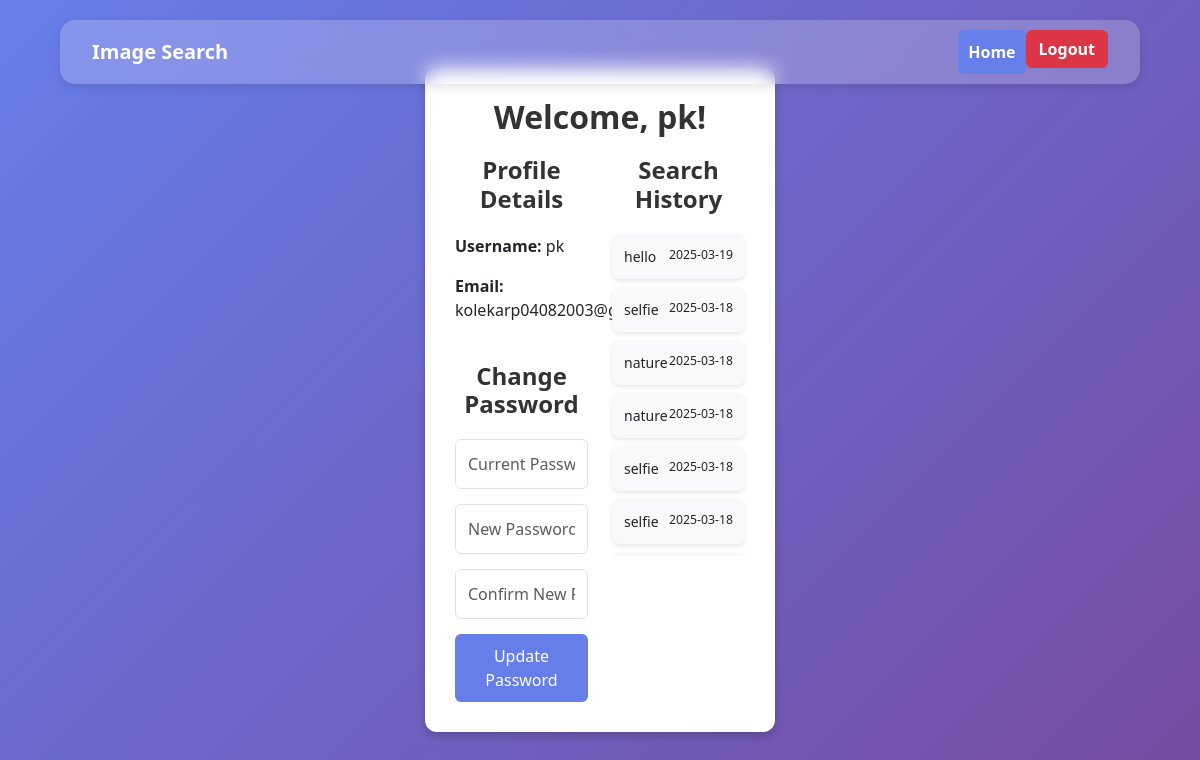
Page /profile.php (signed in) on the committed database.
### tables this page shows
CREATE TABLE `user_details` (
  `username` varchar(20) NOT NULL,
  `email` varchar(40) NOT NULL,
  `password` varchar(255) NOT NULL,
  `verified` int(1) NOT NULL DEFAULT 0
);

CREATE TABLE `history` (
  `username` varchar(20) NOT NULL,
  `hashtag` varchar(20) NOT NULL,
  `search_date` date NOT NULL
);

### profile.php (the view, shortened to what this page needs)
<?php
include 'db_connect.php';
$username = $_SESSION['username'];
$stmt = $conn->prepare("SELECT username, email FROM user_details WHERE username = ?");
$stmt->bind_param("s", $username);
$stmt->execute();
$stmt->bind_result($db_username, $email);
$history_stmt = $conn->prepare("SELECT hashtag, search_date FROM history WHERE username = ? ORDER BY search_date DESC");
$history_stmt->bind_param("s", $username);
$history_stmt->execute();
$history_result = $history_stmt->get_result();
?>
<!DOCTYPE html>
<html lang="en">
<head>
    <link href="https://cdn.jsdelivr.net/npm/bootstrap@5.3.0/dist/css/bootstrap.min.css" rel="stylesheet">
    <link rel="stylesheet" href="assets/css/main.css">
    <link rel="stylesheet" href="assets/css/form_&_bg.css">
</head>
<body>
    <nav class="navbar navbar-expand-lg navbar-dark">
        <div class="container-fluid">
            <a class="navbar-brand" href="#">Image Search</a>
            <div class="collapse navbar-collapse" id="navbarNav">
                <ul class="navbar-nav ms-auto">
                    <li class="nav-item">
                        <a class="btn btn-primary" href="index.php">Home</a>
                    </li>
                    <li class="nav-item">
                        <a class="btn btn-danger" href="logout.php">Logout</a>
                    </li>
                </ul>
            </div>
        </div>
    </nav>
    <div class="container">
        <?php echo "<h2>Welcome, " . htmlspecialchars($db_username) . "!</h2>"; ?>
        <div class="row">
            <div class="col-md-6 profile-section">
                <h4>Profile Details</h4>
                <p><strong>Username:</strong> <?= htmlspecialchars($db_username); ?></p>
                <p><strong>Email:</strong> <?= htmlspecialchars($email); ?></p>
                <h4 class="mt-4">Change Password</h4>
                <form method="post" action="">
                    <div class="form-group">
                        <input type="password" class="form-control" name="current_password"
                            placeholder="Current Password" required>
                    </div>
                    <div class="form-group">
                        <input type="password" class="form-control" name="new_password" placeholder="New Password"
                            required>
                    </div>
                    <div class="form-group">
                        <input type="password" class="form-control" name="confirm_new_password"
                            placeholder="Confirm New Password" required>
                    </div>
                    <button type="submit" class="btn btn-primary" name="change_password">Update Password</button>
                </form>
            </div>
            <div class="col-md-6 history-section">
                <h4>Search History</h4>
                <div class="history-list">
                    <?php if ($history_result->num_rows > 0): ?>
                        <?php while ($row = $history_result->fetch_assoc()): ?>
                            <div class="history-item">
                                <span><?= htmlspecialchars($row['hashtag']); ?></span>
                                <small><?= htmlspecialchars($row['search_date']); ?></small>
                            </div>
                        <?php endwhile; ?>
                    <?php else: ?>
                        <p>No search history found.</p>
                    <?php endif; ?>
                </div>
            </div>
        </div>
    </div>
</body>
</html>

### assets/css/main.css (style rules this page uses)
body { background: linear-gradient(135deg, #667eea, #764ba2); height: 100vh; display: flex; flex-direction: column; align-items: center; justify-content: center; overflow: hidden; }
.navbar { position: absolute; top: 20px; width: 90%; left: 50%; transform: translateX(-50%); background: rgba(255, 255, 255, 0.2); backdrop-filter: blur(10px); border-radius: 15px; padding: 10px 20px; box-shadow: 0px 4px 10px rgba(0, 0, 0, 0.1); }
.navbar a { color: white !important; font-weight: bold; transition: 0.3s; }

### assets/css/form_&_bg.css (style rules this page uses)
body { background: linear-gradient(135deg, #667eea, #764ba2); min-height: 100vh; display: flex; justify-content: center; align-items: center; padding: 20px; }
.container, .login-container { background: white; padding: 30px; border-radius: 12px; box-shadow: 0 4px 10px rgba(0, 0, 0, 0.2); width: 100%; max-width: 350px; }
h2, h4 { text-align: center; margin-bottom: 20px; font-weight: bold; color: #333; }
.form-control { border-radius: 6px; padding: 12px; }
.form-group { margin-bottom: 15px; }
.btn-primary, .btn-secondary { width: 100%; padding: 10px; border-radius: 6px; font-size: 16px; background-color: #667eea; border: none; transition: background 0.3s; }
.navbar { position: absolute; top: 20px; width: 90%; left: 50%; transform: translateX(-50%); background: rgba(255, 255, 255, 0.2); backdrop-filter: blur(10px); border-radius: 15px; padding: 10px 20px; box-shadow: 0px 4px 10px rgba(0, 0, 0, 0.1); z-index: 10; }
.navbar a { color: white !important; font-weight: bold; transition: 0.3s; }
.profile-section { display: flex; flex-direction: column; justify-content: center; }
.history-section { max-height: 400px; overflow-y: auto; }
.history-item { background: #f8f9fa; padding: 12px; border-radius: 8px; margin-bottom: 8px; font-size: 14px; display: flex; justify-content: space-between; box-shadow: 0 2px 4px rgba(0, 0, 0, 0.1); }

### rows in the picture
user_details: username "pk", email "kolekarp04082003@gmail.com"
history: hashtag "hello", search_date "2025-03-19"
history: hashtag "selfie", search_date "2025-03-18"
history: hashtag "nature", search_date "2025-03-18"
history: hashtag "nature", search_date "2025-03-18"
history: hashtag "selfie", search_date "2025-03-18"
history: hashtag "selfie", search_date "2025-03-18"
